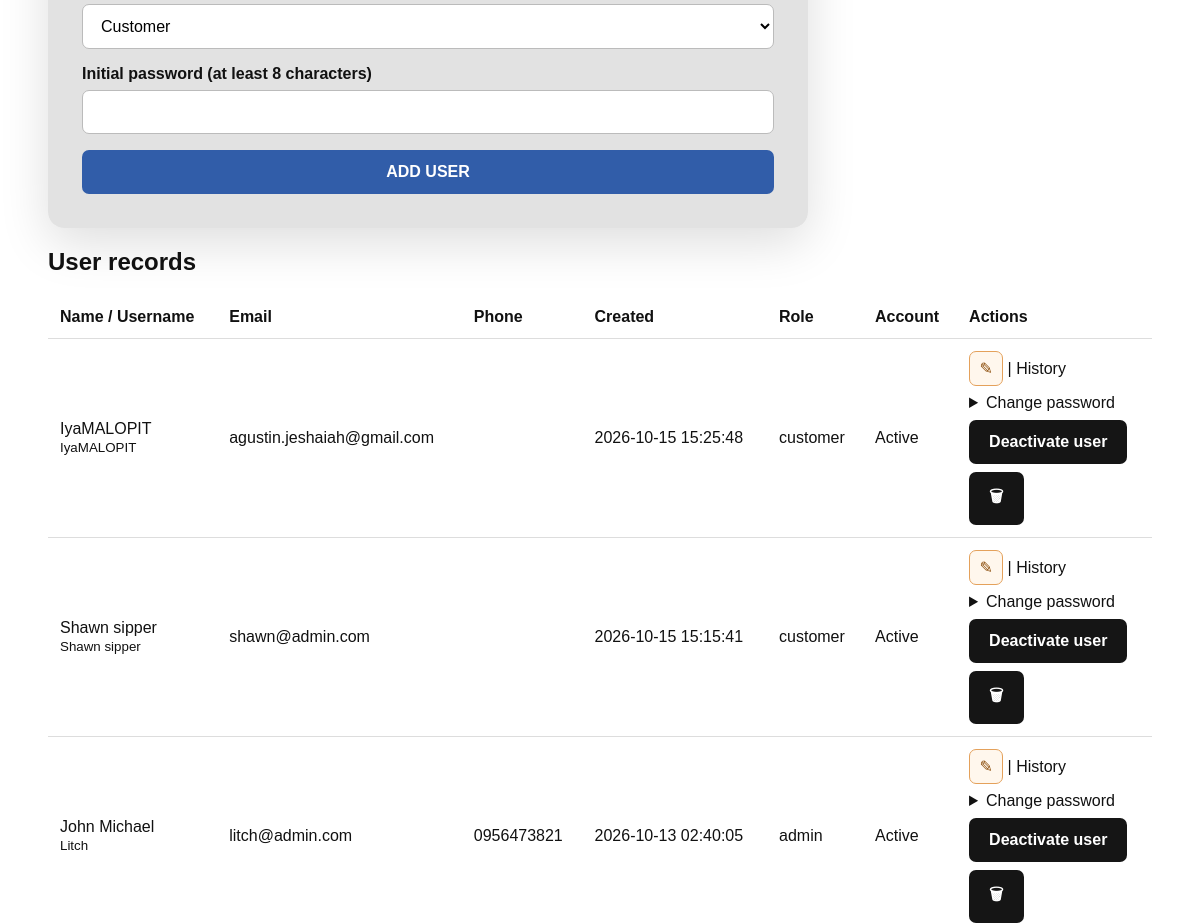
Before: /admin/users.php (signed in, middle part) with the older database file.
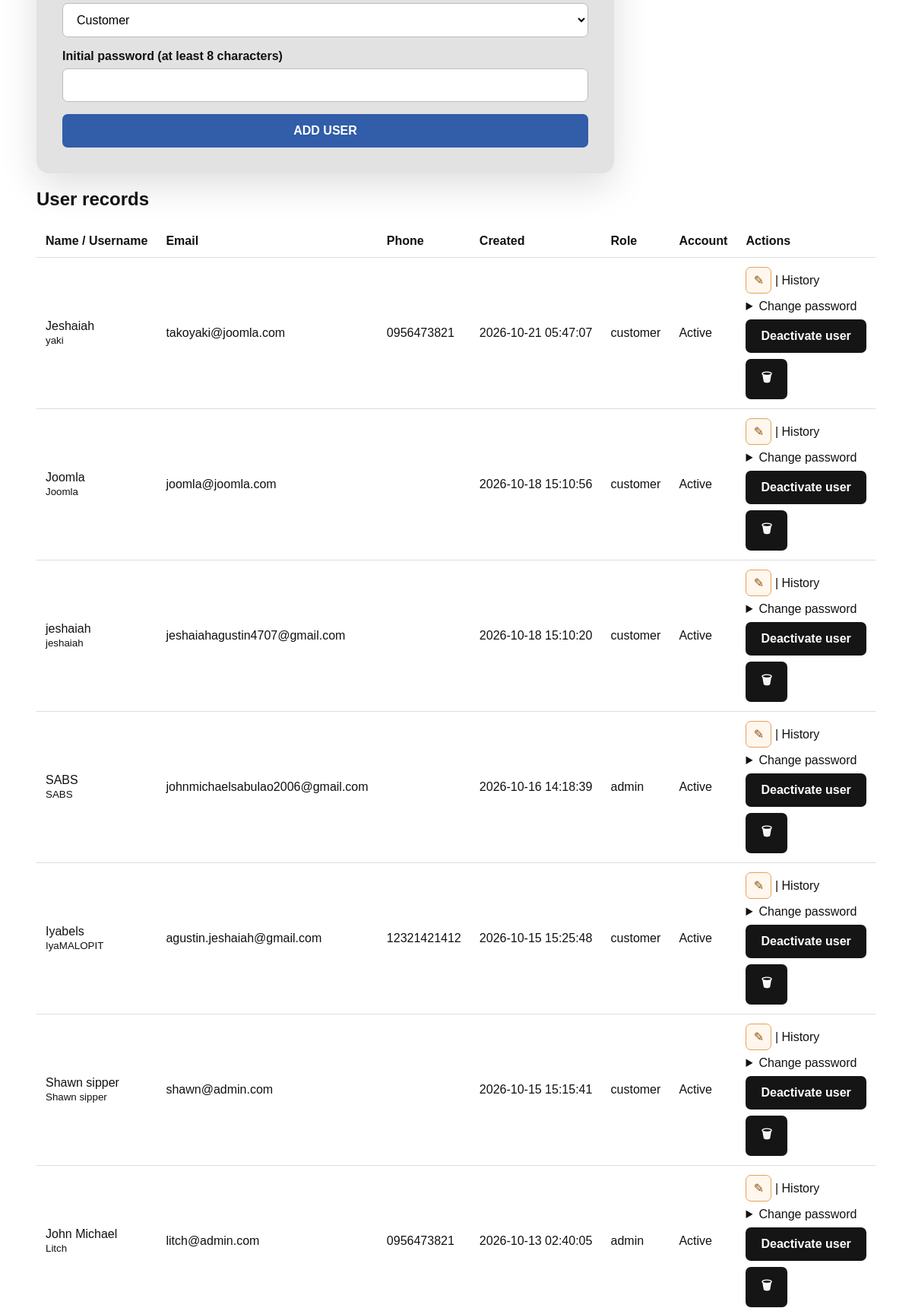
After: the same page with the newer database file.
### tables this page shows
CREATE TABLE `users` (
  `id` int(11) NOT NULL,
  `username` varchar(80) NOT NULL,
  `email` varchar(190) NOT NULL,
  `password_hash` varchar(255) NOT NULL,
  `role` enum('admin','employee','customer') NOT NULL DEFAULT 'customer',
  `created_at` timestamp NOT NULL DEFAULT current_timestamp(),
  `full_name` varchar(160) DEFAULT NULL,
  `phone` varchar(40) DEFAULT NULL,
  `address` text DEFAULT NULL,
  `avatar_path` varchar(255) DEFAULT NULL,
  `is_active` tinyint(1) NOT NULL DEFAULT 1
);

### includes/functions.php (called while the page is built, shortened)
<?php
function e(?string $value): string {
    return htmlspecialchars($value ?? '', ENT_QUOTES, 'UTF-8');
}
function current_user(): ?array {
    return $_SESSION['user'] ?? null;
}
function require_login(): void {
    if (isset($GLOBALS['pdo'])) {
        try {
            $st = $GLOBALS['pdo']->prepare('SELECT is_active, role
FROM users
WHERE id = ?');
            $st->execute([(int)current_user()['id']]);
        } catch (Throwable $e) {  }
    }
}
function require_role(array $roles): void {
    require_login();
}

### admin/users.php (the view, shortened to what this page needs)
<?php
require_once __DIR__ . '/../config/db.php';
require_once __DIR__ . '/../includes/functions.php';
require_role(['admin']);
$currentUserId = (int)(current_user()['id'] ?? 0);
$search = trim($_GET['q'] ?? '');
$stmt = $pdo->prepare(
    "SELECT id, username, email, role, created_at, full_name, phone, address, is_active
FROM users
WHERE username LIKE ? OR email LIKE ? OR COALESCE(full_name, '') LIKE ? OR COALESCE(phone, '') LIKE ?
ORDER BY created_at DESC"
);
$like = '%' . $search . '%';
$stmt->execute([$like, $like, $like, $like]);
$users = $stmt->fetchAll();
$edit = null;
include __DIR__ . '/../includes/header.php';
?>
<div class="admin-shell">
<section class="form-wrap" style="margin:20px 0;max-width:760px">
<form method="post" novalidate>
    <div class="field"><label>Role</label><select name="role"><?php foreach (['customer', 'employee', 'admin'] as $role): ?><option value="<?= e($role) ?>" <?= ($edit['role'] ?? 'customer') === $role ? 'selected' : '' ?>><?= ucfirst($role) ?></option><?php endforeach; ?></select></div>
    <?php if (!$edit): ?><div class="field"><label>Initial password (at least 8 characters)</label><input type="password" name="password" minlength="8" required autocomplete="new-password"></div><?php endif; ?>
    <button class="btn btn-blue"><?= $edit ? 'UPDATE USER' : 'ADD USER' ?></button>
</form>
</section>
<h2>User records</h2>
<div class="table-wrap"><table class="data-table">
<thead><tr><th>Name / Username</th><th>Email</th><th>Phone</th><th>Created</th><th>Role</th><th>Account</th><th>Actions</th></tr></thead><tbody>
<?php foreach ($users as $user): ?>
<tr>
    <td><?= e($user['full_name'] ?: $user['username']) ?><br><small><?= e($user['username']) ?></small></td>
    <td><?= e($user['email']) ?></td><td><?= e($user['phone'] ?? '') ?></td><td><?= e($user['created_at']) ?></td><td><?= e($user['role']) ?></td><td><?= (int)$user['is_active']===1 ? 'Active' : 'Inactive' ?></td>
    <td>
        <a href="users.php?edit=<?= (int)$user['id'] ?>" class="icon-button" aria-label="Edit" title="Edit">✎</a> |
        <a href="users.php?history=<?= (int)$user['id'] ?>">History</a>
        <details style="margin-top:8px"><summary>Change password</summary>
        </details>
        <?php if ((int)$user['id'] !== $currentUserId): ?>
        <form method="post" style="margin-top:8px"><button class="btn" type="submit"><?= (int)$user['is_active']===1 ? 'Deactivate user' : 'Activate user' ?></button></form>
        <form method="post" data-confirm='Delete this user and their order history?' style="margin-top:8px">
            <button class="btn" type="submit">🗑</button>
        </form>
        <?php endif; ?>
    </td>
</tr>
<?php endforeach; ?>
</tbody></table></div>
</div>
<?php include __DIR__ . '/../includes/footer.php'; ?>

Changed rows visible on the page:
added users: full_name "Jeshaiah", username "yaki", email "takoyaki@joomla.com", phone "0956473821", created_at "2026-10-21 05:47:07", role "customer", is_active "Active"
added users: username "Joomla", email "joomla@joomla.com", created_at "2026-10-18 15:10:56", role "customer", is_active "Active"
added users: username "jeshaiah", email "jeshaiahagustin4707@gmail.com", created_at "2026-10-18 15:10:20", role "customer", is_active "Active"
added users: username "SABS", email "johnmichaelsabulao2006@gmail.com", created_at "2026-10-16 14:18:39", role "admin", is_active "Active"
changed users "agustin.jeshaiah@gmail.com": full_name "IyaMALOPIT" → "Iyabels"; phone (not shown) → "12321421412"
